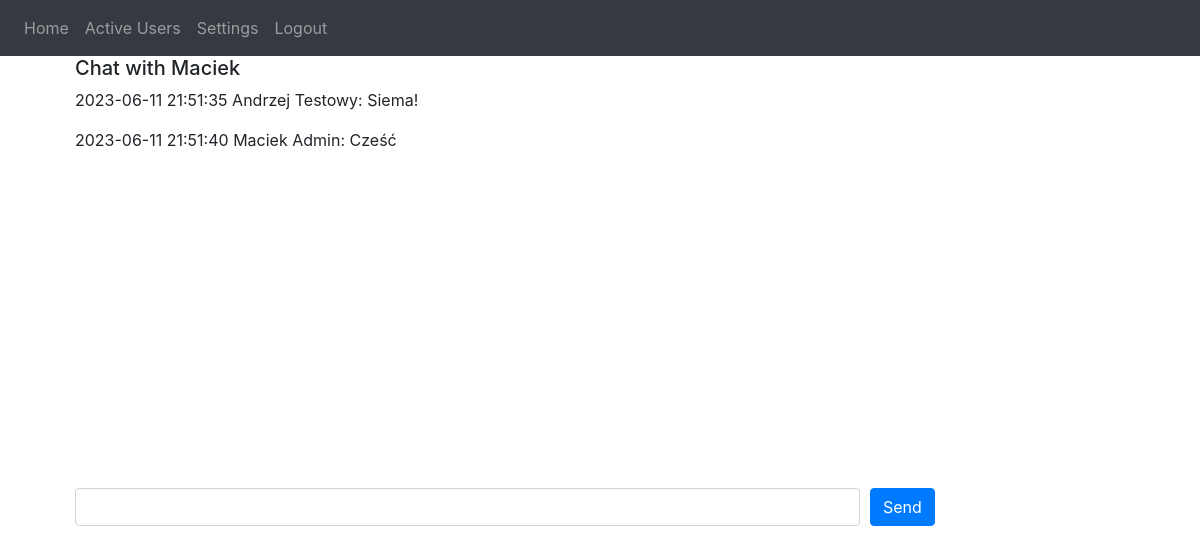
Page /chats/7 (signed in) on the committed database.
### website/models.py (models this page shows)
class User(db.Model, UserMixin):
    id = db.Column(db.Integer, primary_key=True)
    first_name = db.Column(db.String(50), nullable=False)
    last_name = db.Column(db.String(50), nullable=False)
    email = db.Column(db.String(100), unique=True, nullable=False)
    password = db.Column(db.String(100), nullable=False)
    is_moderator = db.Column(db.Boolean, default=False)
    is_online = db.Column(db.Boolean, default=True)
    last_seen = db.Column(db.DateTime(timezone=True), default=func.now())

class Message(db.Model):
    id = db.Column(db.Integer, primary_key=True)
    chat_id = db.Column(db.Integer, db.ForeignKey('chat.id'), nullable=False)
    sender_id = db.Column(db.Integer, db.ForeignKey('user.id'), nullable=False)
    content = db.Column(db.Text, nullable=False)
    timestamp = db.Column(db.DateTime(timezone=True), default=func.now())
    sender = db.relationship('User', foreign_keys=[sender_id])

### website/views.py (the view)
@views.route('/chats/<int:chat_id>', methods=['GET', 'POST'])
@login_required
def chat(chat_id):
    chat = Chat.query.get(chat_id)
    if chat.user1_id == current_user.id:
        other_user = User.query.get(chat.user2_id)
    else:
        other_user = User.query.get(chat.user1_id)
    messages = Message.query.filter_by(chat_id=chat_id).options(
        joinedload(Message.sender)).all()
    return render_template("chats.html", chat=chat, other_user=other_user, user=current_user, messages=messages)

### website/__init__.py (called while the page is built)
def create_app():
    app = Flask(__name__)
    app.config['SECRET_KEY'] = 'hjshjhdjah kjshkjdhjs'
    app.config['SQLALCHEMY_DATABASE_URI'] = f'sqlite:///{DB_NAME}'
    db.init_app(app)
    socketio.init_app(app)
    from .views import views
    from .auth import auth
    app.register_blueprint(views, url_prefix='/')
    app.register_blueprint(auth, url_prefix='/')
    from .models import User
    with app.app_context():
        db.create_all()
    login_manager = LoginManager()
    login_manager.login_view = 'auth.login'
    login_manager.init_app(app)
    @login_manager.user_loader
    def load_user(id):
        return User.query.get(int(id))
    return app

### website/views.py (called while the page is built)
@views.before_request
@login_required
def update_last_seen():
    user = User.query.filter_by(id=current_user.id).first()
    if user:
        user.is_online = True
        user.last_seen = datetime.now()
        db.session.commit()

@views.before_request
@login_required
def update_is_user_online():
    users = User.query.all()
    for user in users:
        if user.is_online:
            time_since_activity = (
                datetime.now() - user.last_seen).seconds / 60
            print(
                f"{user.first_name} {user.last_name} last seen: {time_since_activity}")
            if time_since_activity >= 10:
                user.is_online = False
                db.session.commit()

### website/templates/chats.html (shortened to what this page needs)
{% extends "base.html" %} {% block title %}Chat{% endblock %} {% block content
%}
<div class="col">
	<div class="col-4">
		<h5>Chat with {{ other_user.first_name }}</h5>
	</div>
	<div class="col">
		<div id="chat-window" style="height: 400px; overflow-y: scroll">
			{% for message in messages %} {% if message.sender_id ==
			current_user.id %}
			<p class="current-user-message">{% else %}</p>
			<p>
				{% endif %}
				<span class="message-date">{{ message.timestamp }}</span>
				<span
					>{{ message.sender.first_name }} {{ message.sender.last_name
					}}:</span
				>
				<span>{{ message.content }}</span>
			</p>
			{% endfor %}
		</div>
		<form id="message-form" action="">
			<div class="form-row">
				<div class="col-9">
					<input
						type="text"
						class="form-control"
						id="message-input"
						required
					/>
				</div>
				<div class="col-3">
					<button type="submit" class="btn btn-primary">Send</button>
				</div>
			</div>
		</form>
	</div>
</div>
{% endblock %}

### rows in the picture
User: first_name "Maciek"
Message: timestamp "2023-06-11 21:51:35", sender.first_name "Andrzej", sender.last_name "Testowy", content "Siema!"
Message: timestamp "2023-06-11 21:51:40", sender.first_name "Maciek", sender.last_name "Admin", content "Cześć"
